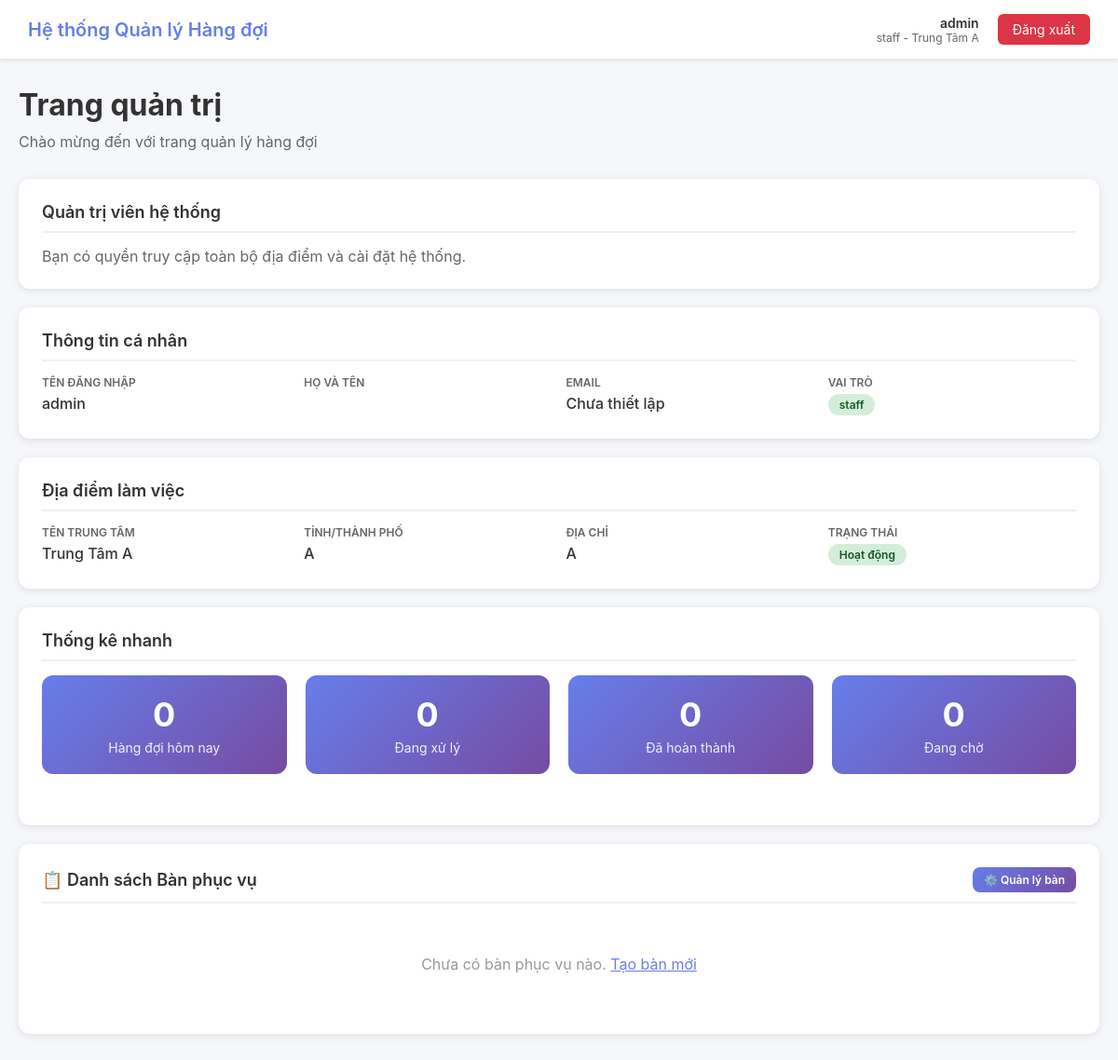
The page /dashboard/ (signed in) on the database as committed earlier.
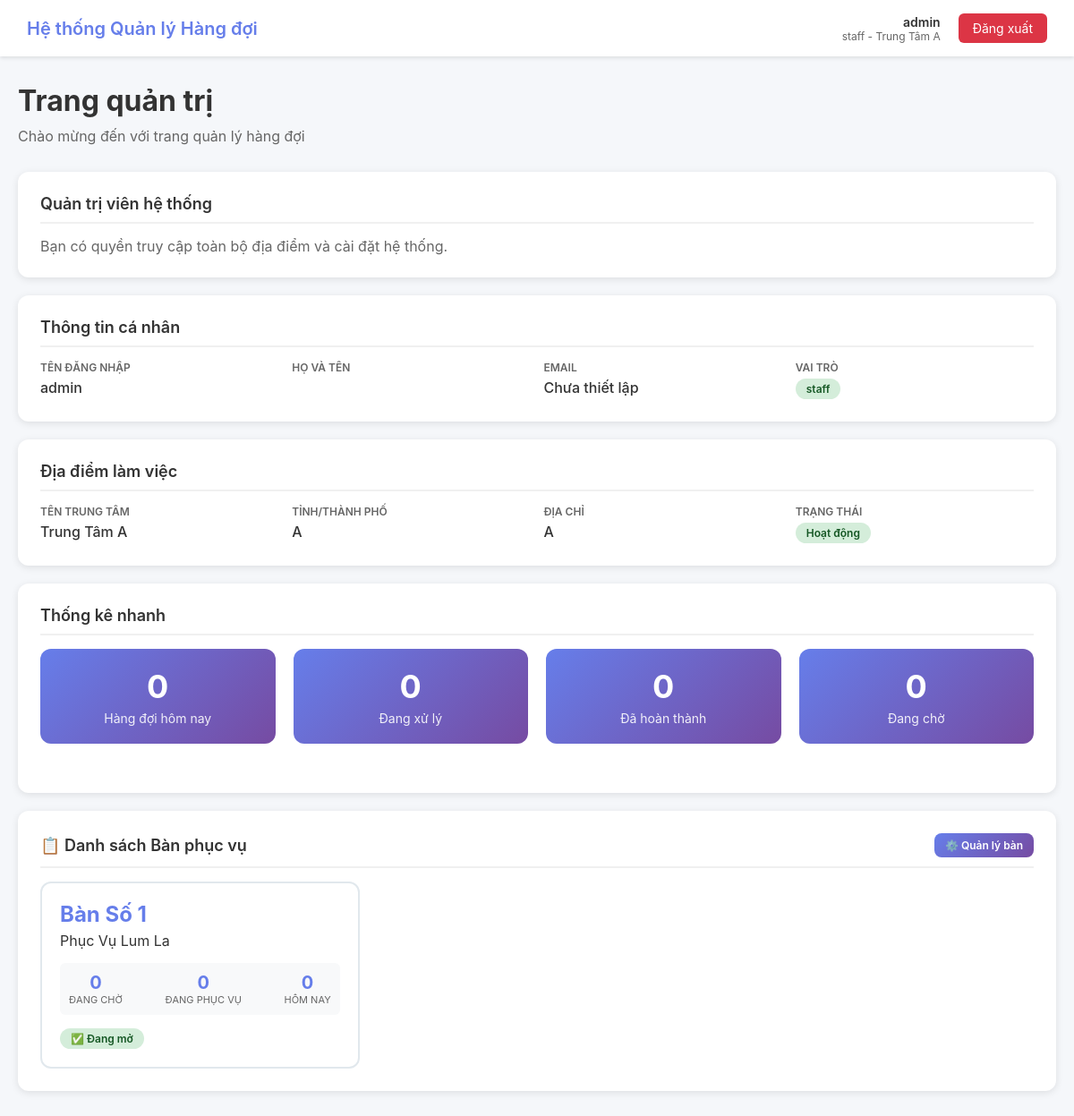
The same page on the database as committed later.
### walkin/models.py (models this page shows, shortened)
class User(AbstractUser):
    ROLE_CHOICES = [
        ('user', 'Người dùng'),      # Chỉ xem
        ('admin', 'Người quản trị'), # Toàn quyền
    ]
    location = models.ForeignKey(
        Location,
        on_delete=models.SET_NULL,
        null=True,
        blank=True,
        related_name='users',
        help_text="Location this user belongs to"
    )
    role = models.CharField(
        max_length=20,
        choices=ROLE_CHOICES,
        default='user',
        help_text="User role determining access level"
    )
    phone = models.CharField(
        max_length=20,
        blank=True,
        validators=[RegexValidator(r'^\+?1?\d{9,15}$')]
    )
    is_active = models.BooleanField(
        default=True,
        help_text="Whether this user can log in"
    )
    class Meta:
        ordering = ['username']
        verbose_name = "User"
        verbose_name_plural = "Users"
    def get_accessible_locations(self):
        if self.is_superuser:
            return Location.objects.filter(active=True)
        return Location.objects.filter(id=self.location.id, active=True) if self.location else Location.objects.none()
    def is_admin_role(self):
        return self.role == 'admin' or self.is_superuser

class Location(models.Model):
    name = models.CharField(
        max_length=200,
        unique=True,
        help_text="Name of the public administration center"
    )
    address = models.TextField(
        help_text="Full address of the location"
    )
    state = models.CharField(
        max_length=100,
        help_text="State/Province where the location is situated"
    )
    phone = models.CharField(
        max_length=20,
        blank=True,
        validators=[RegexValidator(r'^\+?1?\d{9,15}$')],
        help_text="Contact phone number"
    )
    active = models.BooleanField(
        default=True,
        help_text="Whether this location is currently operational"
    )
    created_at = models.DateTimeField(auto_now_add=True)
    updated_at = models.DateTimeField(auto_now=True)
    class Meta:
        ordering = ['name']
        verbose_name = "Location"
        verbose_name_plural = "Locations"

class Desk(models.Model):
    location = models.ForeignKey(
        Location,
        on_delete=models.CASCADE,
        related_name='desks',
        verbose_name='Địa điểm'
    )
    desk_number = models.CharField(
        max_length=10,
        verbose_name='Số bàn'
    )
    desk_name = models.CharField(
        max_length=100,
        verbose_name='Tên bàn'
    )
    service_type = models.TextField(
        verbose_name='Loại dịch vụ',
        help_text='Các loại dịch vụ được phục vụ tại bàn này'
    )
    is_active = models.BooleanField(
        default=True,
        verbose_name='Đang hoạt động'
    )
    created_at = models.DateTimeField(auto_now_add=True)
    updated_at = models.DateTimeField(auto_now=True)
    class Meta:
        ordering = ['desk_number']
        verbose_name = 'Bàn phục vụ'
        verbose_name_plural = 'Các bàn phục vụ'
        unique_together = ['location', 'desk_number']
    def get_waiting_count(self):
        return self.queues.filter(
            status='waiting',
            created_at__date=date.today()
        ).count()
    def get_serving_count(self):
        return self.queues.filter(
            status='in_progress',
            created_at__date=date.today()
        ).count()
    def get_today_total(self):
        return self.queues.filter(
            created_at__date=date.today()
        ).count()

### walkin/views.py (the view)
# urls.py: path('dashboard/', views.dashboard_view, name='dashboard'),
@login_required
def dashboard_view(request):
    user = request.user
    accessible_locations = user.get_accessible_locations()
    if user.is_superuser:
        desks = Desk.objects.all()
    else:
        desks = Desk.objects.filter(location=user.location)
    if user.location:
        today_total = WalkInQueue.objects.filter(
            location=user.location,
            created_at__date=date.today()
        ).count()
        in_progress = WalkInQueue.objects.filter(
            location=user.location,
            status='in_progress',
            created_at__date=date.today()
        ).count()
        completed = WalkInQueue.objects.filter(
            location=user.location,
            status='completed',
            created_at__date=date.today()
        ).count()
        waiting = WalkInQueue.objects.filter(
            location=user.location,
            status='waiting',
            created_at__date=date.today()
        ).count()
    else:
        today_total = in_progress = completed = waiting = 0
    context = {
        'user': user,
        'location': user.location,
        'accessible_locations': accessible_locations,
        'is_superadmin': user.is_superuser,
        'desks': desks,
        'today_total': today_total,
        'in_progress': in_progress,
        'completed': completed,
        'waiting': waiting,
        'is_admin': user.is_admin_role(),
    }
    return render(request, 'dashboard/index.html', context)

### templates/dashboard/index.html (shortened to what this page needs)
<!DOCTYPE html>
<html lang="vi">
<head>
</head>
<body>
    <nav class="navbar">
        <div class="navbar-brand">Hệ thống Quản lý Hàng đợi</div>
        <div class="navbar-user">
            <div class="user-info">
                <div class="user-name">{{ user.first_name|default:user.username }}</div>
                <div class="user-role">
                    {{ user.get_role_display }}
                    {% if user.location %} - {{ user.location.name }}{% endif %}
                </div>
            </div>
            <a href="{% url 'logout' %}" class="btn-logout">Đăng xuất</a>
        </div>
    </nav>
    <div class="container">
        <div class="page-header">
            <h1>Trang quản trị</h1>
            <p>Chào mừng đến với trang quản lý hàng đợi</p>
        </div>
        {% if is_superadmin %}
            <div class="card">
                <div class="card-header">Quản trị viên hệ thống</div>
                <p style="color: #666;">Bạn có quyền truy cập toàn bộ địa điểm và cài đặt hệ thống.</p>
            </div>
        {% endif %}
        <div class="card">
            <div class="card-header">Thông tin cá nhân</div>
            <div class="info-grid">
                <div class="info-item">
                    <span class="info-label">Tên đăng nhập</span>
                    <span class="info-value">{{ user.username }}</span>
                </div>
                <div class="info-item">
                    <span class="info-label">Họ và tên</span>
                </div>
                <div class="info-item">
                    <span class="info-label">Email</span>
                    <span class="info-value">{{ user.email|default:"Chưa thiết lập" }}</span>
                </div>
                <div class="info-item">
                    <span class="info-label">Vai trò</span>
                    <span class="info-value">
                        {% if user.is_admin_role %}
                            <span class="badge badge-success">{{ user.get_role_display }}</span>
                        {% else %}
                            <span class="badge badge-warning">{{ user.get_role_display }}</span>
                        {% endif %}
                    </span>
                </div>
            </div>
        </div>
        {% if location %}
        <div class="card">
            <div class="card-header">Địa điểm làm việc</div>
            <div class="info-grid">
                <div class="info-item">
                    <span class="info-label">Tên trung tâm</span>
                    <span class="info-value">{{ location.name }}</span>
                </div>
                <div class="info-item">
                    <span class="info-label">Tỉnh/Thành phố</span>
                    <span class="info-value">{{ location.state }}</span>
                </div>
                <div class="info-item">
                    <span class="info-label">Địa chỉ</span>
                    <span class="info-value">{{ location.address }}</span>
                </div>
                <div class="info-item">
                    <span class="info-label">Trạng thái</span>
                    <span class="info-value">
                        {% if location.active %}
                            <span class="badge badge-success">Hoạt động</span>
                        {% else %}
                            <span class="badge badge-danger">Ngưng hoạt động</span>
                        {% endif %}
                    </span>
                </div>
            </div>
        </div>
        {% endif %}
        <div class="card">
            <div class="card-header">Thống kê nhanh</div>
            <div class="stats-grid">
                <div class="stat-card">
                    <div class="stat-number">{{ today_total }}</div>
                    <div class="stat-label">Hàng đợi hôm nay</div>
                </div>
                <div class="stat-card">
                    <div class="stat-number">{{ in_progress }}</div>
                    <div class="stat-label">Đang xử lý</div>
                </div>
                <div class="stat-card">
                    <div class="stat-number">{{ completed }}</div>
                    <div class="stat-label">Đã hoàn thành</div>
                </div>
                <div class="stat-card">
                    <div class="stat-number">{{ waiting }}</div>
                    <div class="stat-label">Đang chờ</div>
                </div>
            </div>
        </div>
        <div class="card">
            <div class="card-header">
                <span>📋 Danh sách Bàn phục vụ</span>
                {% if is_admin %}
                    <a href="{% url 'desk_management' %}" class="btn btn-primary btn-sm">⚙️ Quản lý bàn</a>
                {% endif %}
            </div>
            {% if desks %}
                <div class="desk-grid">
                    {% for desk in desks %}
                        <a href="{% url 'desk_detail' desk.id %}" class="desk-card {% if not desk.is_active %}inactive{% endif %}">
                            <div class="desk-number">{{ desk.desk_number }}</div>
                            <div class="desk-name">{{ desk.desk_name }}</div>
                            <div class="desk-stats">
                                <div class="desk-stat-item">
                                    <div class="desk-stat-value">{{ desk.get_waiting_count }}</div>
                                    <div class="desk-stat-label">Đang chờ</div>
                                </div>
                                <div class="desk-stat-item">
                                    <div class="desk-stat-value">{{ desk.get_serving_count }}</div>
                                    <div class="desk-stat-label">Đang phục vụ</div>
                                </div>
                                <div class="desk-stat-item">
                                    <div class="desk-stat-value">{{ desk.get_today_total }}</div>
                                    <div class="desk-stat-label">Hôm nay</div>
                                </div>
                            </div>
                            <span class="desk-status {% if desk.is_active %}active{% else %}inactive{% endif %}">
                                {% if desk.is_active %}✅ Đang mở{% else %}⚠️ Tạm ngưng{% endif %}
                            </span>
                        </a>
                    {% endfor %}
                </div>
            {% else %}
                <p style="text-align: center; color: #999; padding: 40px;">
                    Chưa có bàn phục vụ nào.
                    {% if is_admin %}
                        <a href="{% url 'desk_management' %}" style="color: #667eea;">Tạo bàn mới</a>
                    {% else %}
                        Vui lòng liên hệ quản trị viên để tạo bàn.
                    {% endif %}
                </p>
            {% endif %}
        </div>
    </div>
</body>
</html>

### templates/dashboard/index.html (style rules this page uses)
* { margin: 0; padding: 0; box-sizing: border-box; }
body { font-family: -apple-system, BlinkMacSystemFont, 'Segoe UI', sans-serif; background: #f5f7fa; }
.navbar { background: white; box-shadow: 0 2px 4px rgba(0,0,0,0.1); padding: 15px 30px; display: flex; justify-content: space-between; align-items: center; }
.navbar-brand { font-size: 20px; font-weight: 600; color: #667eea; }
.navbar-user { display: flex; align-items: center; gap: 20px; }
.user-info { text-align: right; }
.user-name { font-weight: 600; color: #333; font-size: 14px; }
.user-role { font-size: 12px; color: #666; }
.btn-logout { padding: 8px 16px; background: #dc3545; color: white; text-decoration: none; border-radius: 6px; font-size: 14px; }
.container { max-width: 1400px; margin: 30px auto; padding: 0 20px; }
.page-header { margin-bottom: 30px; }
.page-header h1 { font-size: 32px; color: #333; margin-bottom: 10px; }
.page-header p { color: #666; font-size: 16px; }
.card { background: white; border-radius: 12px; box-shadow: 0 2px 8px rgba(0,0,0,0.1); padding: 25px; margin-bottom: 20px; }
.card-header { font-size: 18px; font-weight: 600; color: #333; margin-bottom: 15px; padding-bottom: 10px; border-bottom: 2px solid #f0f0f0; display: flex; justify-content: space-between; align-items: center; }
.stats-grid { display: grid; grid-template-columns: repeat(auto-fit, minmax(200px, 1fr)); gap: 20px; margin-bottom: 30px; }
.stat-card { background: linear-gradient(135deg, #667eea 0%, #764ba2 100%); color: white; padding: 20px; border-radius: 12px; text-align: center; }
.stat-number { font-size: 36px; font-weight: 700; margin-bottom: 5px; }
.stat-label { font-size: 14px; opacity: 0.9; }
.desk-grid { display: grid; grid-template-columns: repeat(auto-fill, minmax(280px, 1fr)); gap: 20px; }
.desk-card { background: white; border: 2px solid #e1e8ed; border-radius: 12px; padding: 20px; transition: all 0.3s; cursor: pointer; text-decoration: none; color: inherit; display: block; }
.desk-number { font-size: 24px; font-weight: 700; color: #667eea; margin-bottom: 5px; }
.desk-name { font-size: 16px; color: #333; margin-bottom: 15px; }
.desk-stats { display: flex; justify-content: space-between; margin-bottom: 15px; padding: 10px; background: #f8f9fa; border-radius: 6px; }
.desk-stat-item { text-align: center; }
.desk-stat-value { font-size: 20px; font-weight: 700; color: #667eea; }
.desk-stat-label { font-size: 11px; color: #666; text-transform: uppercase; }
.desk-status { display: inline-block; padding: 4px 12px; border-radius: 12px; font-size: 12px; font-weight: 600; }
.desk-status.active { background: #d4edda; color: #155724; }
.btn { padding: 10px 20px; border: none; border-radius: 8px; font-size: 14px; font-weight: 600; cursor: pointer; text-decoration: none; display: inline-block; transition: all 0.3s; }
.btn-primary { background: linear-gradient(135deg, #667eea 0%, #764ba2 100%); color: white; }
.btn-sm { padding: 6px 12px; font-size: 12px; }
.info-grid { display: grid; grid-template-columns: repeat(auto-fit, minmax(250px, 1fr)); gap: 15px; }
.info-item { display: flex; flex-direction: column; gap: 5px; }
.info-label { font-size: 12px; color: #666; text-transform: uppercase; font-weight: 600; }
.info-value { font-size: 16px; color: #333; font-weight: 500; }
.badge { display: inline-block; padding: 4px 12px; border-radius: 12px; font-size: 12px; font-weight: 600; }
.badge-success { background: #d4edda; color: #155724; }

Rows that differ between the two databases and show on the page:
added Desk: desk_number "Bàn Số 1", desk_name "Phục Vụ Lum La", get_waiting_count "0", get_serving_count "0", get_today_total "0", is_active "✅ Đang mở"
Other text that changed with them:
text no longer shown: "Chưa có bàn phục vụ nào. Tạo bàn mới"
